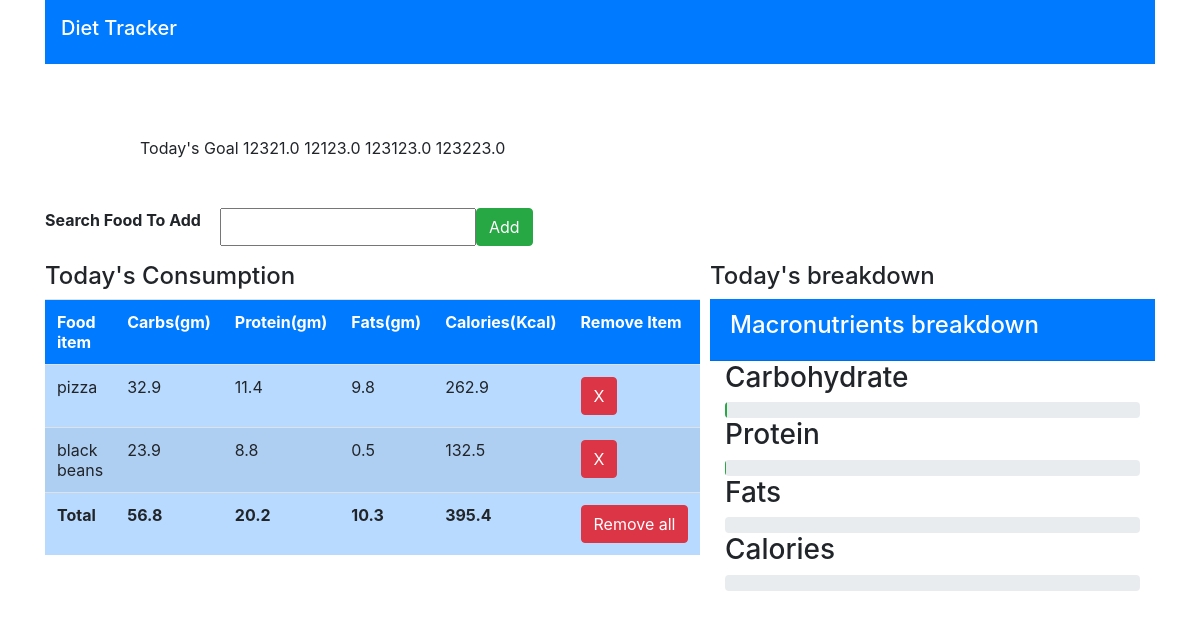
/tracker (signed in), run on an earlier commit of the app's database.
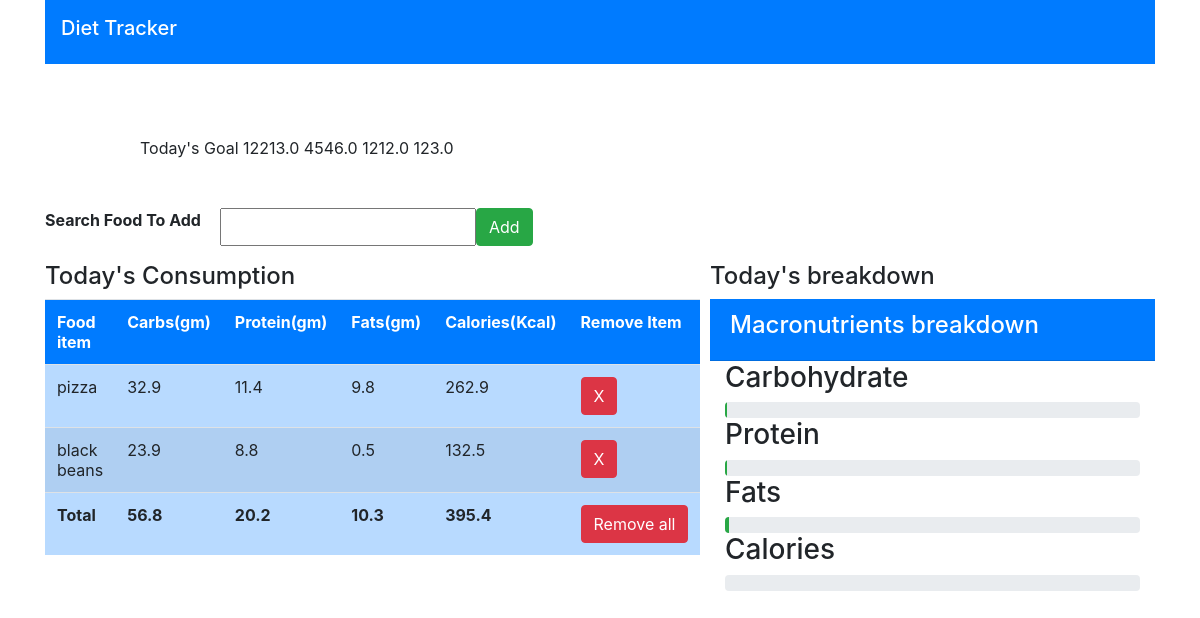
And on a later commit of the database.
### diettracker/models.py (models this page shows)
class Goals(models.Model):
   user=models.ForeignKey(User,on_delete=models.CASCADE)
   calorie_goal=models.FloatField()
   protein_goal=models.FloatField()
   fats_goal=models.FloatField()
   carbohydrate_goal=models.FloatField()

### diettracker/views.py (the view, shortened to what this page needs)
# urls.py: path("tracker",views.tracker,name="tracker"),
def tracker(request):
    foods=Food.objects.all()
    goal=Goals.objects.filter(user=request.user)
    goals=goal[len(goal)-1]
    consumed_food = Consume.objects.filter(user=request.user)
    protein=0
    carbs=0
    calories=0
    fats=0
    for food in consumed_food:
        protein=round(food.food_consumed.protein+protein,2)
        fats=round(food.food_consumed.fats+fats,2)
        carbs=round(food.food_consumed.carbs+carbs,2)
        calories=round(food.food_consumed.calorie+calories,2)
    fats_percentage=fats/goals.fats_goal*100
    protein_percentage=protein/goals.protein_goal*100
    calories_percentage=calories/goals.calorie_goal*100
    carbs_percentage=carbs/goals.carbohydrate_goal*100
    return render(request,"diettracker/tracker.html",{
        "foods":foods,
        "goals":goals,
        'consumed_food':consumed_food,
        'protein':protein,
        "carbs":carbs,
        "fats":fats,
        "calories":calories,
        "calories_percentage":calories_percentage,
        'fats_percentage':fats_percentage,
        'protein_percentage':protein_percentage,
        'carbs_percentage':carbs_percentage
    })

### diettracker/templates/diettracker/tracker.html (shortened to what the changed rows need)
{% load static %}
<html>
    <head>
        <link rel="stylesheet" href="https://maxcdn.bootstrapcdn.com/bootstrap/4.0.0/css/bootstrap.min.css">
    </head>
    <body>
        <div class="container">
            <div class="row">
                <div class="col-md-12">
                    <nav class="navbar navbar-dark bg-primary">
                        <h1 style="text-align: center;" class="navbar-brand">Diet Tracker</h1>
                    </nav>
                </div>
            </div>
            <br><br><br>
            <div class="row">
                <div class="col-md-9 offset-1">
                    Today's Goal
                    {{goals.carbohydrate_goal}}
                    {{goals.protein_goal}}
                    {{goals.fats_goal}}
                    {{goals.calorie_goal}}
                </div>
            </div>
            <br><br>
            <div class="row">
                <div class="col-md-7">
                    <table id="table" class="table table-striped table-primary">
                        <tr class="bg-primary text-white">
                            <th>Food item</th>
                            <th>Carbs(gm)</th>
                            <th>Protein(gm)</th>
                            <th>Fats(gm)</th>
                            <th>Calories(Kcal)</th>
                            <th>Remove Item</th>
                        </tr>
                    </table>
                </div>
                <div class="col-md-5 ">
                    <div class="col-md-12">
                        <div class="progress">
                            <div class="progress-bar bg-success" role="progressbar" style="width: {{fats_percentage}}%" aria-valuenow="0" aria-valuemin="0" aria-valuemax="0"></div>
                        </div>
                    </div>
                </div>
            </div>
        </div>
    </body>

What changed in the data, as far as the page shows it:
no longer on this page (row unchanged): Goals: carbohydrate_goal "12321.0", protein_goal "12123.0", fats_goal "123123.0", calorie_goal "123223.0"
added Goals: carbohydrate_goal "12213.0", protein_goal "4546.0", fats_goal "1212.0", calorie_goal "123.0"
